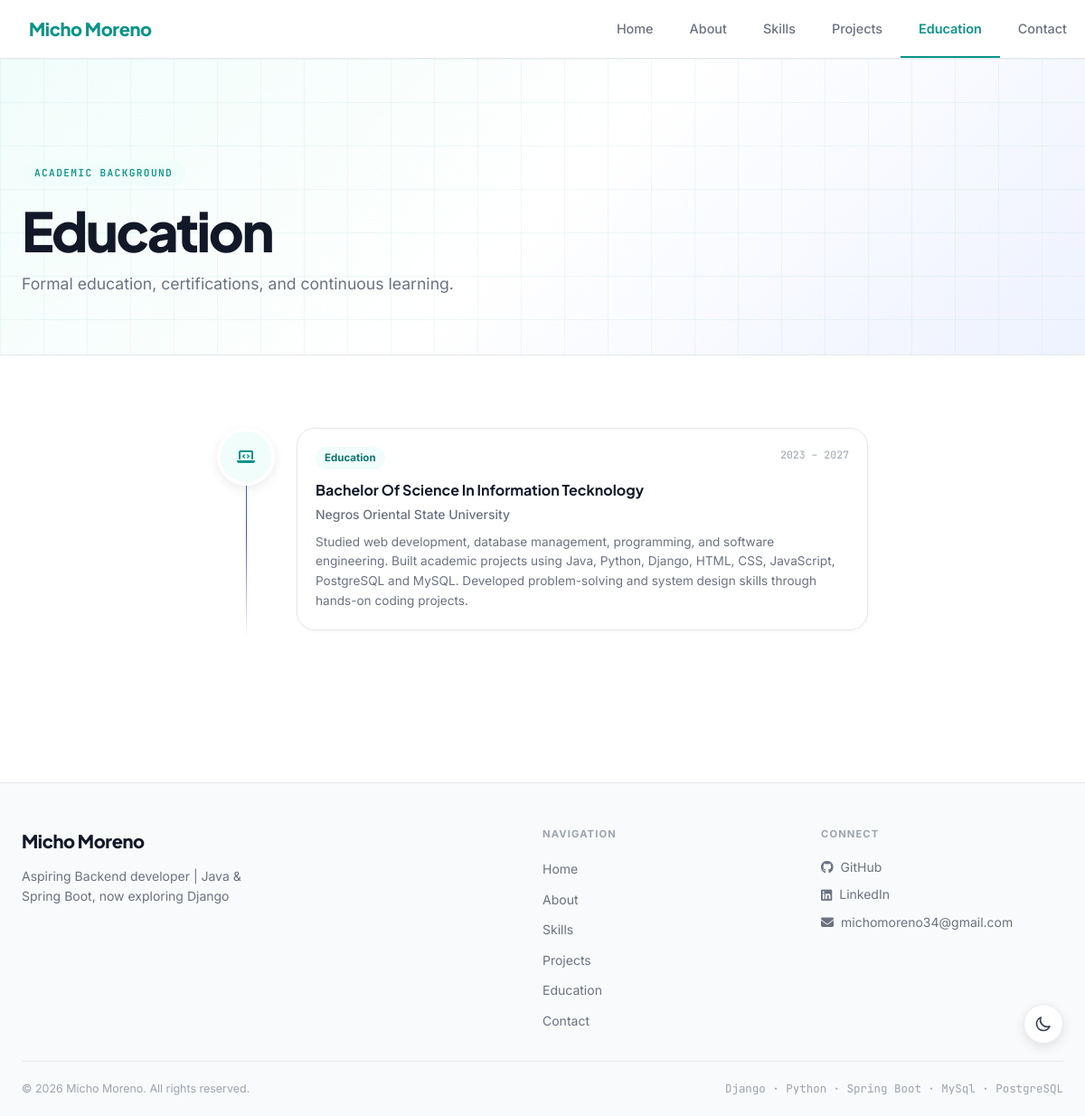
The app's page /education/ with its own data.
### apps/core/models.py (models this page shows, shortened)
class Profile(models.Model):
    name = models.CharField(max_length=100)
    title = models.CharField(max_length=200)
    tagline = models.TextField()
    profile_photo = models.ImageField(upload_to='profile/')
    summary = models.TextField()
    years_experience = models.IntegerField(default=20)
    github_url = models.URLField(blank=True)
    linkedin_url = models.URLField(blank=True)
    email = models.EmailField()
    class Meta:
        verbose_name_plural = 'Profile'

### apps/education/models.py (models this page shows, shortened)
class Education(models.Model):
    institution = models.CharField(max_length=200)
    degree = models.CharField(max_length=200)
    start_year = models.IntegerField()
    end_year = models.IntegerField(null=True, blank=True)
    description = models.TextField(blank=True)
    class Meta:
        ordering = ['-end_year', '-start_year']

### apps/education/views.py (the view)
# urls.py: path('', views.EducationListView.as_view(), name='education'),
class EducationListView(ListView):
    model = Education
    template_name = 'education/education_list.html'
    context_object_name = 'educations'

### apps/core/context_processors.py (called while the page is built)
def global_context(request):
    try:
        profile = Profile.objects.first()
    except Exception:
        profile = None
    return {
        'profile': profile,
    }

### templates/education/education_list.html (shortened to what this page needs)
{% extends 'base.html' %}
{% load static %}
{% block extra_css %}
<link rel="stylesheet" href="{% static 'education/css/education.css' %}">
{% endblock %}
{% block content %}
<div class="edu-hero">
  <div class="edu-grid-bg"></div>
  <div class="edu-container animate-on-scroll">
    <span class="edu-badge">Academic Background</span>
    <h1 class="edu-hero-title">Education</h1>
    <p class="edu-hero-sub">Formal education, certifications, and continuous learning.</p>
  </div>
</div>
<section class="edu-section">
  <div class="edu-timeline-container">
    <div class="timeline-wrap">
      <div class="timeline-list">
        {% for edu in educations %}
        <div class="timeline-row animate-on-scroll edu-item-{{ forloop.counter0 }}">
          <div class="timeline-dot">
            {% if edu.education_type == 'degree' %}
            <i class="fas fa-graduation-cap"></i>
            {% elif edu.education_type == 'certification' %}
            <i class="fas fa-certificate"></i>
            {% else %}
            <i class="fas fa-laptop-code"></i>
            {% endif %}
          </div>
          <div class="edu-card">
            <div class="edu-card-header">
              <span class="edu-type-badge">
                {% if edu.education_type %}{{ edu.get_education_type_display }}{% else %}Education{% endif %}
              </span>
              <span class="edu-duration">
                {% if edu.duration %}
                  {{ edu.duration }}
                {% elif edu.start_year and edu.end_year %}
                  {{ edu.start_year }} – {{ edu.end_year }}
                {% elif edu.start_year %}
                  {{ edu.start_year }} – Present
                {% elif edu.year %}
                  {{ edu.year }}
                {% endif %}
              </span>
            </div>
            <h3 class="edu-degree">
              {% if edu.degree %}{{ edu.degree }}{% elif edu.title %}{{ edu.title }}{% elif edu.name %}{{ edu.name }}{% endif %}
            </h3>
            <p class="edu-institution">
              {% if edu.institution_url %}
              <a href="{{ edu.institution_url }}" target="_blank" class="edu-institution-link">
                {% if edu.institution %}{{ edu.institution }}{% elif edu.school %}{{ edu.school }}{% endif %}
              </a>
              {% else %}
                {% if edu.institution %}{{ edu.institution }}{% elif edu.school %}{{ edu.school }}{% endif %}
              {% endif %}
            </p>
            {% if edu.description %}
            <p class="edu-desc">{{ edu.description }}</p>
            {% endif %}
          </div>
        </div>
        {% empty %}
        <p class="edu-empty">No education records yet. Add via admin.</p>
        {% endfor %}
      </div>
    </div>
  </div>
</section>
{% endblock %}

### templates/partials/header.html (shortened to what this page needs)
{% load static %}
<nav id="navbar" class="navbar">
  <div class="navbar-inner" style="display:flex;flex-direction:row;align-items:center;width:100%;height:64px;flex-wrap:nowrap;">
    <a href="{% url 'home' %}" class="navbar-logo" style="display:inline-flex;align-items:center;flex-shrink:0;width:auto;">
      {% if profile %}{{ profile.name }}{% else %}Micho Moreno{% endif %}
    </a>
    <div class="navbar-links">
      <a href="{% url 'home' %}" class="nav-link {% if request.path == '/' %}active{% endif %}">Home</a>
      <a href="{% url 'about' %}" class="nav-link {% if '/about/' in request.path %}active{% endif %}">About</a>
      <a href="{% url 'skills' %}" class="nav-link {% if '/skills/' in request.path %}active{% endif %}">Skills</a>
      <a href="{% url 'projects' %}" class="nav-link {% if '/projects/' in request.path %}active{% endif %}">Projects</a>
      <a href="{% url 'education' %}" class="nav-link {% if '/education/' in request.path %}active{% endif %}">Education</a>
      <a href="{% url 'contact' %}" class="nav-link {% if '/contact/' in request.path %}active{% endif %}">Contact</a>
    </div>
  </div>
</nav>

### templates/partials/footer.html (shortened to what this page needs)
{% load static %}
<footer class="footer">
  <div class="footer-container">
    <div class="footer-grid">
      <div class="footer-brand">
        <a href="{% url 'home' %}" class="footer-logo">
          Micho Moreno
        </a>
        {% if profile %}
        <p class="footer-tagline">{{ profile.tagline }}</p>
        {% endif %}
      </div>
      <div class="footer-nav">
        <h3 class="footer-heading">Navigation</h3>
        <ul class="footer-nav-list">
          <li><a href="{% url 'home' %}" class="footer-link">Home</a></li>
          <li><a href="{% url 'about' %}" class="footer-link">About</a></li>
          <li><a href="{% url 'skills' %}" class="footer-link">Skills</a></li>
          <li><a href="{% url 'projects' %}" class="footer-link">Projects</a></li>
          <li><a href="{% url 'education' %}" class="footer-link">Education</a></li>
          <li><a href="{% url 'contact' %}" class="footer-link">Contact</a></li>
        </ul>
      </div>
      <div class="footer-connect">
        <h3 class="footer-heading">Connect</h3>
        <div class="footer-socials">
          {% if profile and profile.github_url %}
          <a href="{{ profile.github_url }}" target="_blank" rel="noopener" class="footer-social-link">
            <i class="fab fa-github"></i> GitHub
          </a>
          {% endif %}
          {% if profile and profile.linkedin_url %}
          <a href="{{ profile.linkedin_url }}" target="_blank" rel="noopener" class="footer-social-link">
            <i class="fab fa-linkedin"></i> LinkedIn
          </a>
          {% endif %}
          {% if profile and profile.email %}
          <a href="mailto:{{ profile.email }}" class="footer-social-link">
            <i class="fas fa-envelope"></i> {{ profile.email }}
          </a>
          {% endif %}
        </div>
      </div>
    </div>
    <div class="footer-bottom">
      <p class="footer-copy">&copy; {% now "Y" %} {% if profile %}{{ profile.name }}{% else %}Portfolio{% endif %}. All rights reserved.</p>
      <p class="footer-tech">Django · Python · Spring Boot · MySql · PostgreSQL </p>
    </div>
  </div>
</footer>

### static/css/base.css (style rules this page uses)
:root { --color-bg: #ffffff; --color-bg-alt: #f9fafb; --color-bg-card: #ffffff; --color-border: #e5e7eb; --color-border-hover: #2dd4bf; --color-text: #111827; --color-text-muted: #6b7280; --color-text-faint: #9ca3af; --color-accent: #0d9488; --color-accent-dark: #0f766e; --color-accent-light: #f0fdfa; --color-indigo: #4f46e5; --color-success: #22c55e; --color-success-bg: #f0fdf4; --color-success-border: #86efac; --color-success-text: #166534; --color-danger: #dc2626; --font-body: 'Inter', -apple-system, BlinkMacSystemFont, 'Segoe UI', sans-serif; --font-display: 'Plus Jakarta Sans', 'Inter', sans-serif; --font-mono: 'JetBrains Mono', 'Courier New', monospace; --radius-sm: 0.5rem; --radius-md: 0.75rem; --radius-lg: 1rem; --radius-xl: 1.25rem; --radius-2xl: 1.5rem; --radius-full: 999px; --shadow-sm: 0 1px 4px rgba(0,0,0,0.06); --shadow-md: 0 4px 16px rgba(0,0,0,0.08); --shadow-lg: 0 8px 32px rgba(0,0,0,0.12); --transition: 0.2s ease; --nav-height: 64px; }
*, *::before, *::after { box-sizing: border-box; margin: 0; padding: 0; }
html { scroll-behavior: smooth; -webkit-font-smoothing: antialiased; -moz-osx-font-smoothing: grayscale; }
body { font-family: var(--font-body); background-color: var(--color-bg); color: var(--color-text); line-height: 1.6; min-height: 100vh; transition: background-color var(--transition), color var(--transition); }
a { color: inherit; text-decoration: none; }
.animate-on-scroll { opacity: 0; transform: translateY(24px); transition: opacity 0.65s cubic-bezier(0.2,0.8,0.2,1), transform 0.65s cubic-bezier(0.2,0.8,0.2,1); }
.animate-on-scroll.visible { opacity: 1; transform: translateY(0); }

### static/partials/css/header.css (style rules this page uses)
#navbar { position: sticky; top: 0; z-index: 100; background: rgba(255, 255, 255, 0.85); backdrop-filter: blur(16px); -webkit-backdrop-filter: blur(16px); border-bottom: 1px solid #e5e7eb; transition: background 0.3s ease, box-shadow 0.3s ease; }
#navbar .navbar-inner { width: 100%; height: 64px; display: flex !important; flex-direction: row !important; flex-wrap: nowrap !important; align-items: center !important; }
#navbar .navbar-logo { font-family: 'Plus Jakarta Sans', sans-serif; font-size: 1.25rem; font-weight: 900; color: #0d9488 !important; text-decoration: none; letter-spacing: -0.02em; flex-shrink: 0; flex-grow: 0; padding: 0 2rem; height: 64px; display: inline-flex !important; align-items: center !important; transition: color 0.2s ease; width: auto !important; }
#navbar .navbar-links { display: inline-flex !important; flex-direction: row !important; flex-wrap: nowrap !important; align-items: center !important; height: 64px; margin-left: auto !important; flex-shrink: 0; width: auto !important; }
#navbar .nav-link { display: inline-flex !important; align-items: center !important; padding: 0 1.25rem; height: 64px; font-size: 0.9rem; font-weight: 500; color: #6b7280; text-decoration: none; position: relative; white-space: nowrap; flex-shrink: 0; width: auto !important; transition: color 0.2s ease, background 0.2s ease; }
#navbar .nav-link.active { color: #0d9488; font-weight: 600; }
#navbar .nav-link::after { content: ''; position: absolute; bottom: 0; left: 0; right: 0; height: 2px; background: #0d9488; transform: scaleX(0); transition: transform 0.2s ease; }
#navbar .nav-link.active::after, #navbar .nav-link:hover::after { transform: scaleX(1); }

### records on screen
Profile: name "Micho Moreno", tagline "Aspiring Backend developer | Java & Spring Boot, now exploring Django", email "michomoreno34@gmail.com"
Education: start_year "2023", end_year "2027", degree "Bachelor Of Science In Information Tecknology", institution "Negros Oriental State University", description "Studied web development, database management, programming, and software engineering. Built academic projects using Java, Python, Django, HTML, CSS, JavaScript, PostgreSQL and MySQL. Developed problem-solving and system design skills through hands-on coding projects."
